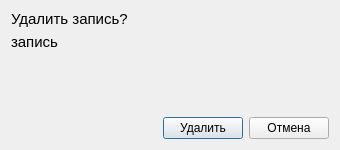
<?xml version="1.0" encoding="UTF-8"?>
<ui version="4.0">
 <class>Dialog</class>
 <widget class="QDialog" name="Dialog">
  <property name="windowModality">
   <enum>Qt::NonModal</enum>
  </property>
  <property name="geometry">
   <rect>
    <x>0</x>
    <y>0</y>
    <width>340</width>
    <height>150</height>
   </rect>
  </property>
  <property name="sizePolicy">
   <sizepolicy hsizetype="MinimumExpanding" vsizetype="Fixed">
    <horstretch>0</horstretch>
    <verstretch>0</verstretch>
   </sizepolicy>
  </property>
  <property name="minimumSize">
   <size>
    <width>300</width>
    <height>150</height>
   </size>
  </property>
  <property name="maximumSize">
   <size>
    <width>16777215</width>
    <height>16777215</height>
   </size>
  </property>
  <property name="windowTitle">
   <string>Dialog</string>
  </property>
  <property name="modal">
   <bool>true</bool>
  </property>
  <layout class="QGridLayout" name="gridLayout">
   <item row="0" column="0" colspan="3">
    <widget class="QLabel" name="label">
     <property name="maximumSize">
      <size>
       <width>16777215</width>
       <height>16</height>
      </size>
     </property>
     <property name="font">
      <font>
       <pointsize>11</pointsize>
       <weight>50</weight>
       <bold>false</bold>
      </font>
     </property>
     <property name="frameShape">
      <enum>QFrame::NoFrame</enum>
     </property>
     <property name="text">
      <string>Удалить запись? </string>
     </property>
     <property name="scaledContents">
      <bool>false</bool>
     </property>
     <property name="wordWrap">
      <bool>true</bool>
     </property>
    </widget>
   </item>
   <item row="1" column="0" colspan="3">
    <widget class="QLabel" name="rec">
     <property name="sizePolicy">
      <sizepolicy hsizetype="Preferred" vsizetype="MinimumExpanding">
       <horstretch>0</horstretch>
       <verstretch>0</verstretch>
      </sizepolicy>
     </property>
     <property name="font">
      <font>
       <pointsize>11</pointsize>
       <weight>50</weight>
       <bold>false</bold>
      </font>
     </property>
     <property name="frameShape">
      <enum>QFrame::NoFrame</enum>
     </property>
     <property name="text">
      <string>запись</string>
     </property>
     <property name="scaledContents">
      <bool>false</bool>
     </property>
     <property name="alignment">
      <set>Qt::AlignLeading|Qt::AlignLeft|Qt::AlignTop</set>
     </property>
     <property name="wordWrap">
      <bool>true</bool>
     </property>
    </widget>
   </item>
   <item row="2" column="0">
    <spacer name="horizontalSpacer">
     <property name="orientation">
      <enum>Qt::Horizontal</enum>
     </property>
     <property name="sizeHint" stdset="0">
      <size>
       <width>157</width>
       <height>17</height>
      </size>
     </property>
    </spacer>
   </item>
   <item row="2" column="1">
    <widget class="QPushButton" name="ok">
     <property name="text">
      <string>Удалить</string>
     </property>
    </widget>
   </item>
   <item row="2" column="2">
    <widget class="QPushButton" name="cancel">
     <property name="text">
      <string>Отмена</string>
     </property>
    </widget>
   </item>
  </layout>
 </widget>
 <resources/>
 <connections/>
</ui>
